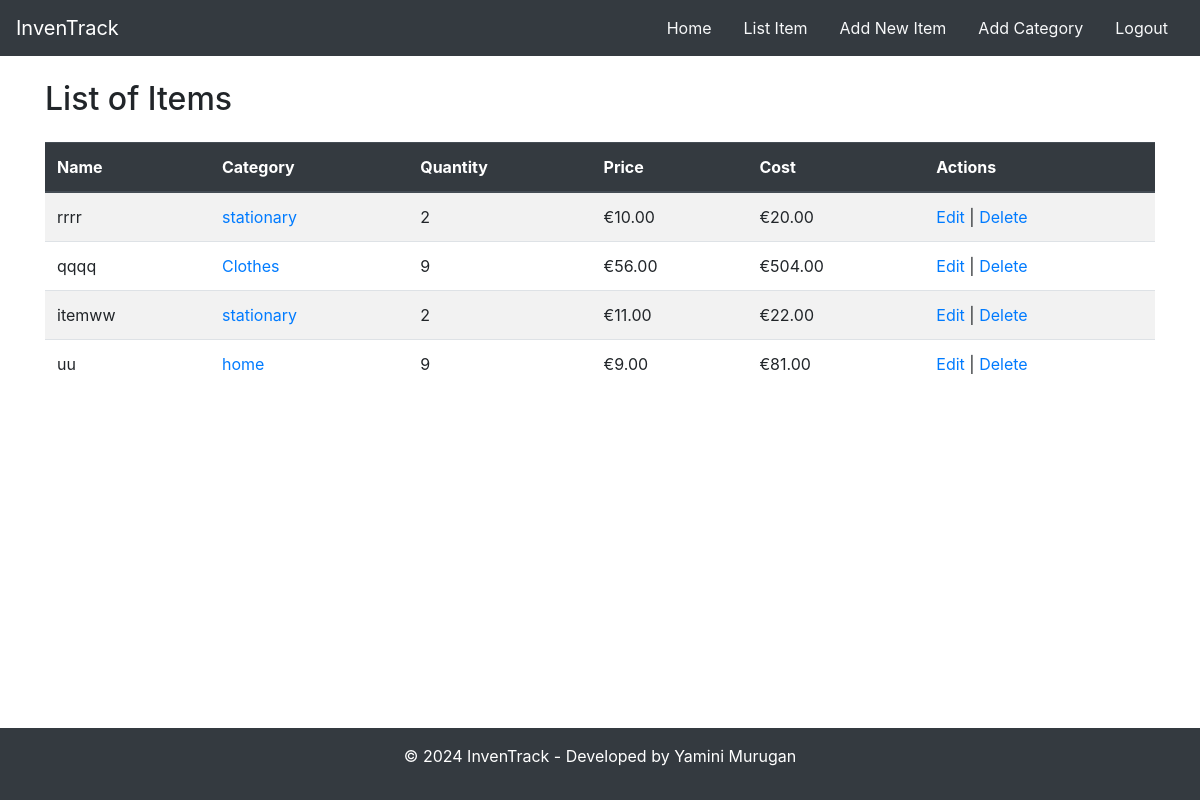
/item_list/ (signed in), run on the app's committed database.
### stockapp/models.py (models this page shows, shortened)
class Item(models.Model):
    name = models.CharField(max_length=100)
    category = models.ForeignKey(Category, on_delete=models.CASCADE)
    quantity = models.IntegerField()
    price = models.DecimalField(max_digits=6, decimal_places=2)
    def total_price(self):
        return self.quantity * self.price

class Category(models.Model):
    name = models.CharField(max_length=100)

### stockapp/views.py (the view)
# urls.py: path('item_list/', item_list, name='item_list'),
@login_required
def item_list(request):
    items = Item.objects.all()
    return render(request, 'stockapp/item_list.html', {'items': items})

### stockapp/templates/stockapp/item_list.html
{% extends 'stockapp/base.html' %}
{% block content %}
    <h2 class="mb-4">List of Items</h2>
    <table class="table table-striped">
        <thead class="thead-dark">
            <tr>
                <th>Name</th>
                <th>Category</th>
                <th>Quantity</th>
                <th>Price</th>
                <th>Cost</th>
                <th>Actions</th>
            </tr>
        </thead>
        <tbody>
            {% for item in items %}
            <tr>
                <td>{{ item.name }}</td>
                <td>
                    <a href="{% url 'update_category' item.category.id %}">
                        {{ item.category.name }}
                    </a>
                </td>
                <td>{{ item.quantity }}</td>
                <td>€{{ item.price }}</td>
                <td>€{{ item.total_price }}</td>
                <td>
                    <a href="{% url 'edit_item' item.id %}">Edit</a> |
                    <a href="{% url 'delete_item_confirm' item.id %}">Delete</a>
                </td>
            </tr>
            {% empty %}
            <tr>
                <td colspan="6">No items found.</td>
            </tr>
            {% endfor %}
        </tbody>
    </table>
{% endblock content %}

### stockapp/templates/stockapp/base.html (shortened to what this page needs)
<!DOCTYPE html>
<html class="h-100">
<head>
    <link href="https://stackpath.bootstrapcdn.com/bootstrap/4.3.1/css/bootstrap.min.css" rel="stylesheet">
</head>
<body class="d-flex flex-column h-100">
    <header class="navbar navbar-dark bg-dark">
        <a class="navbar-brand" href="{% url 'home' %}">InvenTrack</a>
        <nav class="nav">
            <a class="nav-link text-light" href="{% url 'home' %}">Home</a>
            <a class="nav-link text-light" href="{% url 'item_list' %}">List Item</a>
            <a class="nav-link text-light" href="{% url 'add_item' %}">Add New Item</a>
            <a class="nav-link text-light" href="{% url 'add_category' %}">Add Category</a>
            {% if user.is_authenticated %}
                <a class="nav-link text-light" href="{% url 'logout' %}">Logout</a>
            {% else %}
                <a class="nav-link text-light" href="{% url 'login' %}">Login</a>
            {% endif %}
        </nav>
    </header>
    <main class="container mt-4 flex-shrink-0">
        {% block content %}{% endblock content %}
    </main>
    <footer class="footer py-3">
        <p>&copy; 2024 InvenTrack - Developed by Yamini Murugan</p>
    </footer>
</body>
</html>

### stockapp/templates/stockapp/base.html (style rules this page uses)
html, body { height: 100%; }
body { display: flex; flex-direction: column; }
main { flex: 1; }
.footer { background-color: #343a40; color: white; text-align: center; }

### data on the page
Item: name "rrrr", category.name "stationary", quantity "2", price "10.00", total_price "20.00"
Item: name "qqqq", category.name "Clothes", quantity "9", price "56.00", total_price "504.00"
Item: name "itemww", category.name "stationary", quantity "2", price "11.00", total_price "22.00"
Item: name "uu", category.name "home", quantity "9", price "9.00", total_price "81.00"
